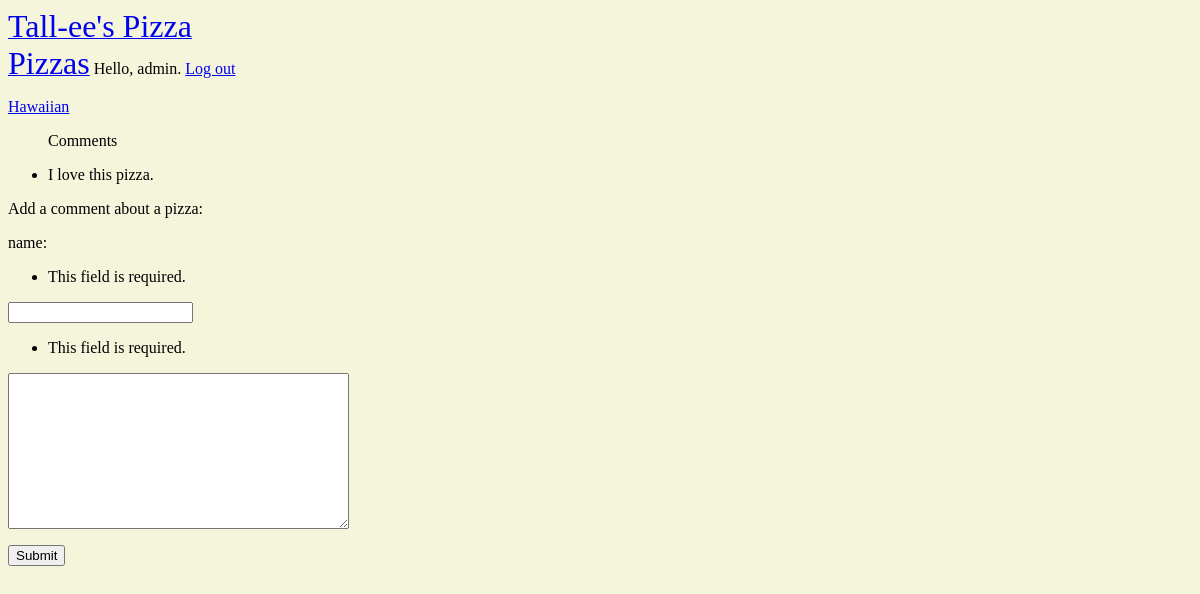
The page /comments/2/ (signed in) on the database as committed earlier.
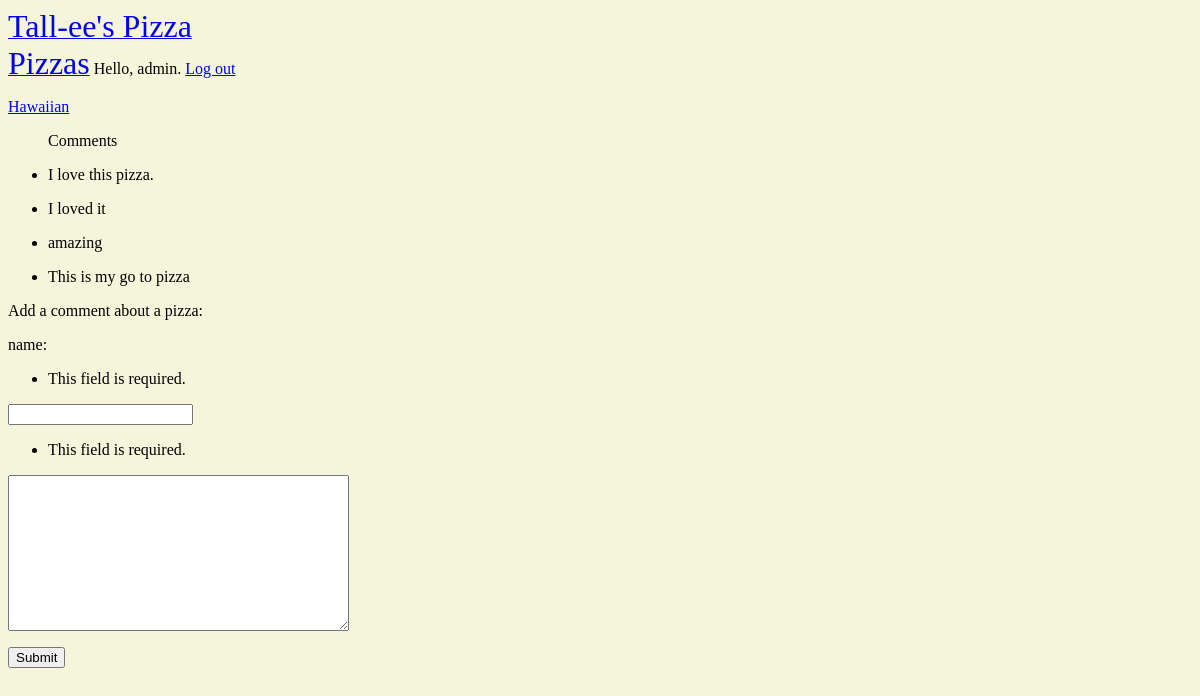
The same page on the database as committed later.
### pizzas/models.py (models this page shows, shortened)
class Pizza(models.Model):
    pizza_name = models.CharField(max_length=200)
    def __str__(self):
        return self.pizza_name

class Comment(models.Model):
    pizza = models.ForeignKey(Pizza, on_delete=models.CASCADE)
    name = models.CharField(max_length=100)
    text = models.TextField()
    date_added = models.DateTimeField(auto_now_add=True,blank=True)
    class Meta:
        ordering=['date_added']

### pizzas/views.py (the view)
# urls.py: path('comments/<int:pizza_id>/', views.comments, name='comments'),
@login_required
def comments(request, pizza_id):
    form=CommentForm(data=request.POST)
    comments=Pizza.objects.get(id=pizza_id)
    comments = Comment.objects.all().filter(pizza=pizza_id)
    pizza = Pizza.objects.get(id=pizza_id)
    if request.method == 'POST' and request.POST.get('btn1'):
        form= CommentForm()
        comment = request.POST.get('comment')
        Comment.objects.create(pizza_id=pizza_id,username=request.user, text=comment)
    else:
        form=CommentForm(data=request.POST)
        if form.is_valid():
            comments=form.save(commit=False)
            comments.pizza=pizza
            comments.save()
            return redirect('pizzas:index')
    context = {'pizza': pizza, 'form':form, 'comments':comments}
    return render(request, 'pizzas/comments.html', context)

### pizzas/forms.py
class CommentForm(forms.ModelForm):
    class Meta:
        model = Comment
        fields= ('name', 'text')
        labels={'name': 'name', 'text': ''}

### pizzas/templates/pizzas/comments.html (shortened to what this page needs)
{% extends 'pizzas/base.html' %}
{% block content %}
<body bgcolor="beige"></body>
<p><a href ="{% url 'pizzas:pizza' pizza.id %}">{{ pizza }}</a></p>
<ul>
    <p>Comments</p>
        <p> {% for c in comments %}</p>
        <li>{{ c.text }}</li>
        {% endfor %}
</ul>
<p>Add a comment about a pizza:</p>
<form action=" " method="post"> {% csrf_token %}
    {{ form }}
    <input type="submit" value="Submit" />
</form>
{% endblock content %}

### pizzas/templates/pizzas/base.html
<p>
    <a href = "{% url 'pizzas:index' %}"> <font size='6'>Tall-ee's Pizza</font></a><br>
    <a href="{% url 'pizzas:pizzas' %}"> <font size='6'>Pizzas</font></a>
    {% if user.is_authenticated %}
    Hello, {{ user.username }}.
    <a href="{% url 'users:logout' %}">Log out</a>
    {% else %}
    <a href="{% url 'users:register' %}">Register</a>
        <a href="{% url 'users:login' %}">Log in</a>
    {% endif %}
</p>
{% block content %}
{% endblock content %}

Rows that differ between the two databases and show on the page:
added Comment: text "I loved it"
added Comment: text "amazing"
added Comment: text "This is my go to pizza"
